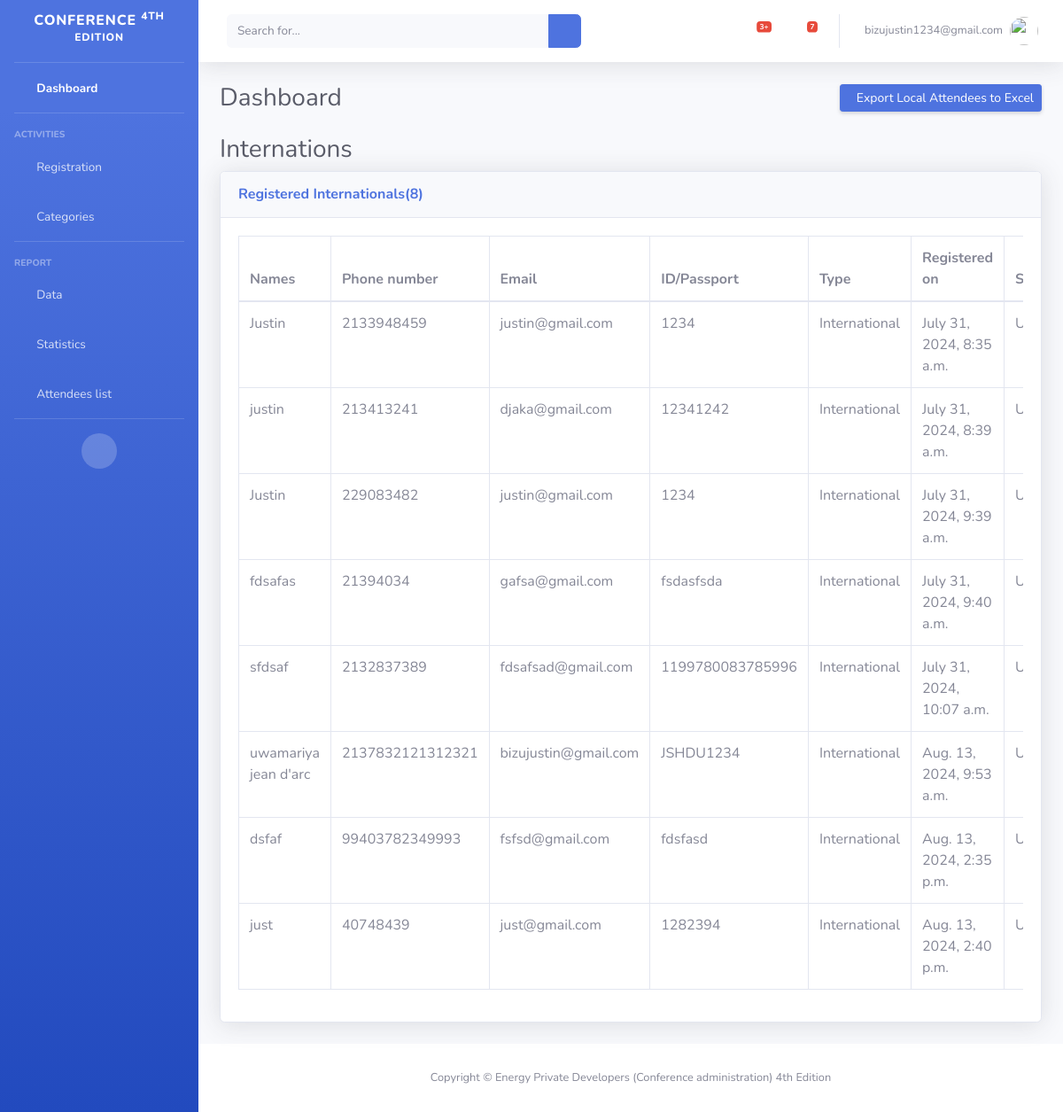
Page /administration/internationls (signed in) on the earlier database version.
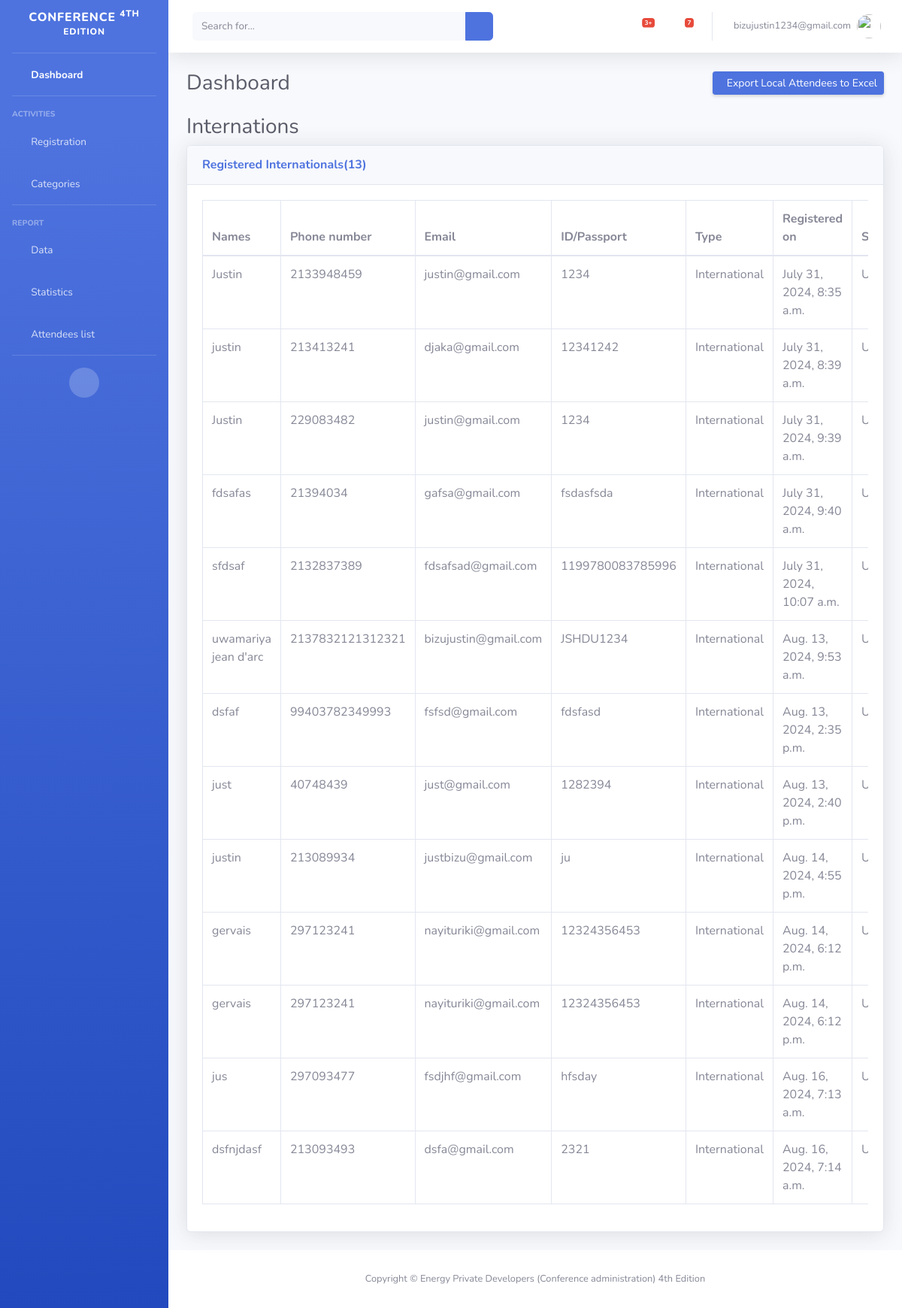
Same page on the later database version.
### conference_planning/models.py (models this page shows, shortened)
class Attendees(models.Model):
    class AttendeeType(models.TextChoices):
        LOCAL = "Local", "Local"
        INTERNATIONAL = "International", "International"
        STUDENT = "Student", "Student"
    STATUS_CHOICES = [
        ('organizer', 'Organizer'),
        ('delegate', 'Delegate'),
        ('exhibitor', 'Exhibitor'),
        ('student', 'Student'),
        ('media', 'Media')
    ]
    names = models.CharField(max_length=250)
    email = models.EmailField()
    identity = models.CharField(max_length=50)
    phone = models.CharField(max_length=20)
    country = models.CharField(max_length=100)
    organization = models.CharField(max_length=100, null=True, blank=True)
    university = models.CharField(max_length=100, null=True, blank=True)
    student_number = models.CharField(max_length=50, null=True, blank=True)
    category = models.CharField(max_length=100, choices=STATUS_CHOICES, default='choose your category')
    attendee_type = models.CharField(max_length=30, choices=AttendeeType.choices, default=AttendeeType.LOCAL, unique=False)
    registered_on = models.DateTimeField(auto_now_add=True)
    STATUS_CHOICES = [
        ('unpaid', 'Unpaid'),
        ('paid', 'Paid'),
    ]
    status = models.CharField(
        max_length=100,
        choices=STATUS_CHOICES,
        default='unpaid',
    )
    class Meta:
        verbose_name_plural = 'Attendees'

### conference_planning/views.py (the view)
# urls.py: path('internationls', views.internationals, name = 'internationals'),
@login_required
def internationals(request):
    international_list = Attendees.objects.filter(attendee_type='International').order_by('id')
    total_international = Attendees.objects.filter(attendee_type='International').count()
    context = {'internationals': international_list, 'total_internationls': total_international}
    return render(request, 'conference_planning/administration/internationals_list.html', context)

### conference_planning/templates/conference_planning/administration/internationals_list.html (shortened to what the changed rows need)
{% load static %}
<!DOCTYPE html>
<html lang="en">
<head>
    <link href="{% static 'administration/vendor/fontawesome-free/css/all.min.css' %}" rel="stylesheet" type="text/css">
    <link href="{% static 'administration/css/sb-admin-2.min.css' %}" rel="stylesheet">
</head>
<body id="page-top">
 <div id="wrapper">
        <div id="content-wrapper" class="d-flex flex-column">
            <div id="content">
                <div class="container-fluid">
                    <div class="d-sm-flex align-items-center justify-content-between mb-4">
                        <h1 class="h3 mb-0 text-gray-800">Dashboard</h1>
                    </div>
                    <h1 class="h3 mb-2 text-gray-800">Internations</h1>
                    <div class="card shadow mb-4">
                        <div class="card-header py-3">
                            <h6 class="m-0 font-weight-bold text-primary">Registered Internationals({{total_internationls}}) </h6>
                        </div>
                        <div class="card-body">
                            <div class="table-responsive">
                                <table class="table table-bordered" id="dataTable" width="100%" cellspacing="0">
                                    <thead>
                                        <tr>
                                            <th>Names</th>
                                            <th>Phone number</th>
                                            <th>Email</th>
                                            <th>ID/Passport</th>
                                            <th>Type</th>
                                            <th>Registered on</th>
                                            <th>Status</th>
                                        </tr>
                                    </thead>
                                    <tbody>
                                        {% for international in internationals %}
                                        <tr>
                                            <td>{{ international.names }}</td>
                                            <td>{{ international.phone }}</td>
                                            <td>{{ international.email }}</td>
                                            <td>{{ international.identity }}</td>
                                            <td>{{ international.attendee_type }}</td>
                                            <td>{{ international.registered_on }}</td>
                                            <td>Unpaid</td>
                                        </tr>
                                        {% endfor %}
                                    </tbody>
                                </table>
                            </div>
                        </div>
                    </div>
                </div>
            </div>
        </div>
    </div>
</body>
</html>

Differences in the rows shown:
added Attendees: names "justin", phone "213089934", email "justbizu@gmail.com", identity "ju", attendee_type "International", registered_on "Aug. 14, 2024, 4:55 p.m."
added Attendees: names "gervais", phone "297123241", email "nayituriki@gmail.com", identity "12324356453", attendee_type "International", registered_on "Aug. 14, 2024, 6:12 p.m."
added Attendees: names "gervais", phone "297123241", email "nayituriki@gmail.com", identity "12324356453", attendee_type "International", registered_on "Aug. 14, 2024, 6:12 p.m."
added Attendees: names "jus", phone "297093477", email "fsdjhf@gmail.com", identity "hfsday", attendee_type "International", registered_on "Aug. 16, 2024, 7:13 a.m."
added Attendees: names "dsfnjdasf", phone "213093493", email "dsfa@gmail.com", identity "2321", attendee_type "International", registered_on "Aug. 16, 2024, 7:14 a.m."
Other differences:
{{ total_internationls }}: "8" → "13"
